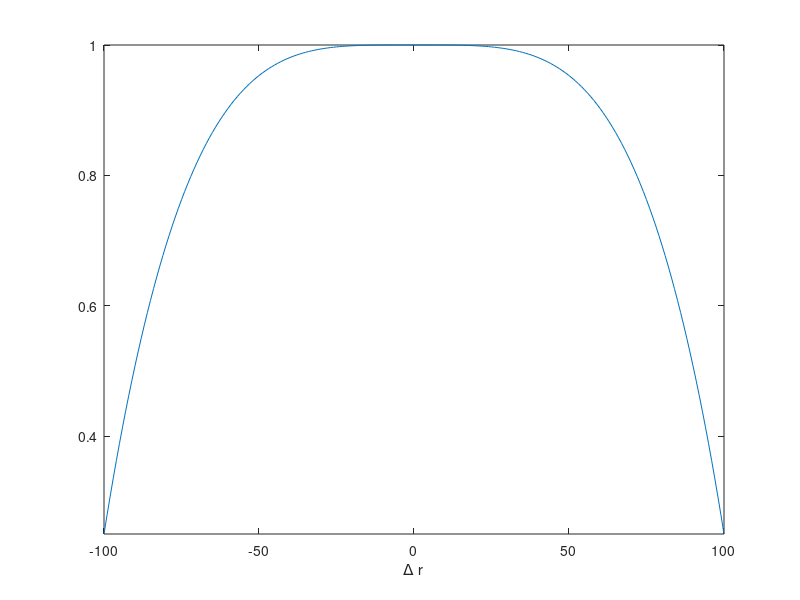
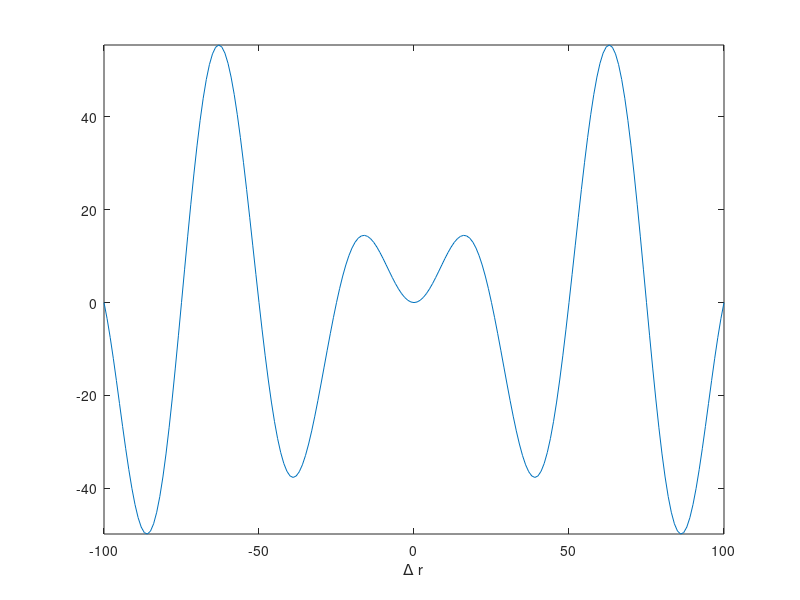

Recreate these plots in MATLAB, in order.
%% Plot Fluid-Filled Sphere Correlation Function
% 11/03/2020 (THL): Created

% Reference: Insana, M. F., R. Wagner, D. Brown and T. Hall (1990).
% "Describing small-scale structure in random media using pulse-echo
% ultrasound." The Journal of the Acoustical Society of America 87:
% 179-192.


r = -100:100;
a = 50;
lambda = 100;
k = (2*pi)/lambda;
% max_a = max(abs(delta_r))/2;

b = 1 - ( (3*abs(r))./(4*a) ) .* ( (abs(r).^3)./(16*a^3) );
figure(1);
plot(r,b); axis tight;
xlabel('\Delta r');

x = b.*sin(2*k*r).*r;
figure(2);
plot(r,x); axis tight;
xlabel('\Delta r');